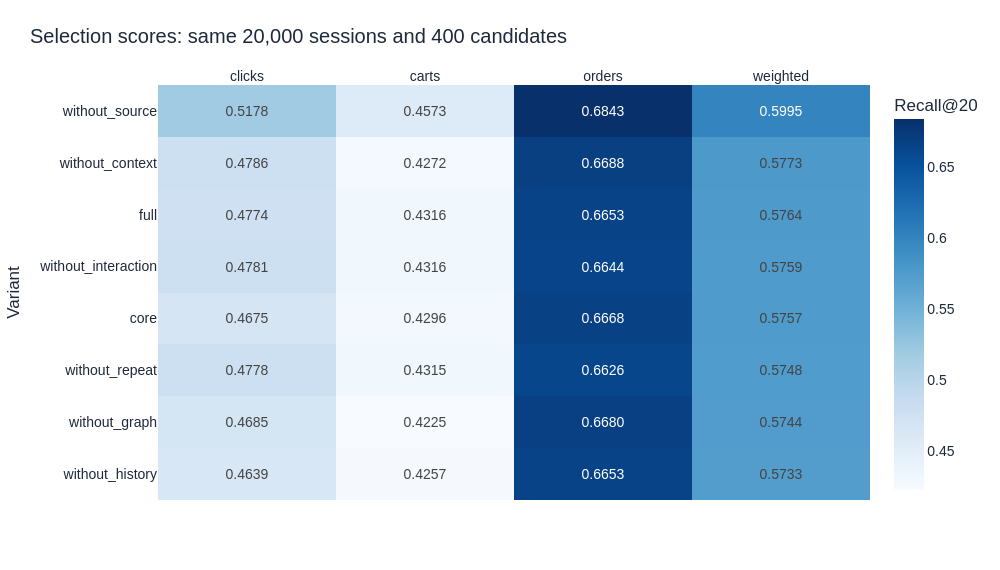

Write notebook code for a chart like this one.
### Markdown cell above
## Test the shortlist under a matched ranking experiment

Eight variants × three objectives = **24 LambdaRank fits**. Every variant uses the same
100,000 fitting sessions, 400-candidate pools, and retained positives plus the same 30 hard/30
random fitting negatives. All 20,000 selection queries keep the full candidate pool and complete
target denominators. Selection maximizes official task Recall@20; fewer features, then name,
break ties. Checkpoints are measured at iteration 1 and every 5 rounds, with early stopping.

Removing the 26 shortlisted source-score features wins all three objectives in selection.
Graph and intent interactions still encode retrieval information; this ablation isolates the
direct source family. This is a useful negative result: screening importance did not guarantee ranking utility.
The other five families remain, giving **102 features**. Family comparisons are exploratory
model-selection evidence; their maximum is not an unbiased performance estimate.

### Code cell
selection = pd.DataFrame({name: {**{o: row['objectives'][o]['recall_at_20'] for o in ('clicks','carts','orders')},
    'weighted': row['weighted_recall_at_20']} for name,row in ablations['variants'].items()}).T
selection = selection.sort_values('weighted', ascending=False)
fig = px.imshow(selection, text_auto='.4f', aspect='auto', color_continuous_scale='Blues',
    labels=dict(x='Objective', y='Variant', color='Recall@20'))
fig.update_xaxes(side='top', title_text=None)
show(fig, 'Selection scores: same 20,000 sessions and 400 candidates', 570)
display(models[models['chosen']][['objective','variant','features','best_iteration','fit_seconds']]
    .sort_values('objective').style.format({'fit_seconds':'{:.2f}'}).hide(axis='index'))
assert set(ablations['chosen'].values()) == {'without_source'}
assert all(seal['models'][o]['variant'] == ablations['chosen'][o] for o in ablations['chosen'])
print('All model choices were sealed before evaluation labels were opened.')

### Figure 1 — Plotly figure (JSON) as saved in the notebook; plotly's stock layout.template omitted (floating-point values rounded to 4 significant figures)
{"data": [{"coloraxis": "coloraxis", "name": "0", "texttemplate": "%{z:.4f}", "x": ["clicks", "carts", "orders", "weighted"], "y": ["without_source", "without_context", "full", "without_interaction", "core", "without_repeat", "without_graph", "without_history"], "z": [[0.5178, 0.4573, 0.6843, 0.5995], [0.4786, 0.4272, 0.6688, 0.5773], [0.4774, 0.4316, 0.6653, 0.5764], [0.4781, 0.4316, 0.6644, 0.5759], [0.4675, 0.4296, 0.6668, 0.5757], [0.4778, 0.4315, 0.6626, 0.5748], [0.4685, 0.4225, 0.668, 0.5744], [0.4639, 0.4257, 0.6653, 0.5733]], "type": "heatmap", "xaxis": "x", "yaxis": "y", "hovertemplate": "Objective: %{x}<br>Variant: %{y}<br>Recall@20: %{z}<extra></extra>"}], "layout": {"xaxis": {"anchor": "y", "domain": [0.0, 1.0], "title": {}, "side": "top"}, "yaxis": {"anchor": "x", "domain": [0.0, 1.0], "autorange": "reversed", "title": {"text": "Variant"}}, "coloraxis": {"colorbar": {"title": {"text": "Recall@20"}}, "colorscale": [[0.0, "rgb(247,251,255)"], [0.125, "rgb(222,235,247)"], [0.25, "rgb(198,219,239)"], [0.375, "rgb(158,202,225)"], [0.5, "rgb(107,174,214)"], [0.625, "rgb(66,146,198)"], [0.75, "rgb(33,113,181)"], [0.875, "rgb(8,81,156)"], [1.0, "rgb(8,48,107)"]], "autocolorscale": false}, "margin": {"t": 85, "l": 90, "r": 40, "b": 70}, "title": {"text": "Selection scores: same 20,000 sessions and 400 candidates", "x": 0.03}, "font": {"family": "Arial", "size": 14, "color": "#1E293B"}, "legend": {"orientation": "h", "y": 1.12, "x": 0}, "hoverlabel": {"font": {"size": 14}}, "width": 1000, "height": 570, "paper_bgcolor": "white", "plot_bgcolor": "white"}}
